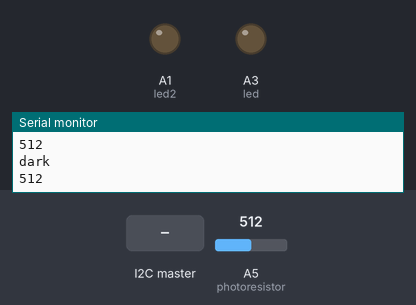
This sketch was run on a simulated Arduino Uno, built with avr-gcc and run on an emulated ATmega328P. On the bench: output pins drawn as LEDs (lit = HIGH), the last lines printed to the serial monitor. Inputs (shaded band) come from the test bench; at power-on: A5 (photoresistor) = 512.

Above: at 1.2 s.
1.3 s: the I2C master sends the byte 200
At 2.0 s:
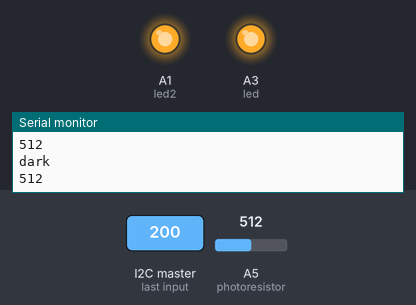
5.5 s: the I2C master sends the byte 1
At 6.4 s:
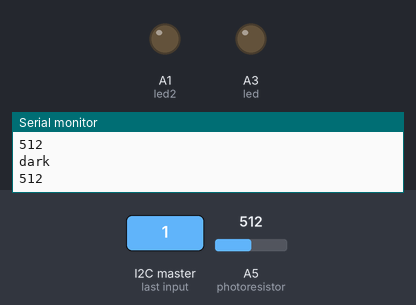
Timing chart, 0 to 8.5 s (numbered marks = the images above; inputs shaded):
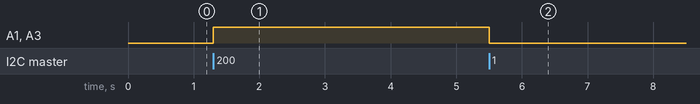

Measured:
- after the input at 1.3 s, A1 (led2), A3 (led): LOW → HIGH at once
- after the input at 5.5 s, A1 (led2), A3 (led): HIGH → LOW at once

The sketch:

i2c.ino
```cpp
#include <Wire.h>

int led = A3;
int led2 = A1;
int photoresistor = A5;
// Create a variable to hold the light reading
int photoCellReading = 0;


void setup() {
    Wire.begin(0x8); // I2C slave mode
    Wire.onReceive(receiveEvent);

    // led 2
    pinMode(led2, OUTPUT);
    digitalWrite(led2, LOW);

    // led 1
    pinMode(led, OUTPUT);
    digitalWrite(led, LOW);

    // start serial monitor
    Serial.begin(9600);

}

void receiveEvent(int howMany){
    while(Wire.available() >= 1){

        // read brightness btw 0-255, data is transmitted through SDA
        int brightness = Wire.read();

        // turn on leds
        analogWrite(led, brightness);
        analogWrite(led2, brightness);
    }
}

void loop() {

    // Use analogRead to read the photo cell reading
    photoCellReading = analogRead(photoresistor);

    // Turn on and print message to serial monitor based on brightness read
    if (photoCellReading > 2000)
    {
        Serial.println("bright");
        Serial.println(photoCellReading);
    }
    else if (photoCellReading < 2000 && photoCellReading > 1000)
    {
        Serial.println("medium");
        Serial.println(photoCellReading);
    }
    else if (photoCellReading < 1000 && photoCellReading > 0)
    {
        Serial.println("dark");
        Serial.println(photoCellReading);
    }

    delay(1000);
}
```
